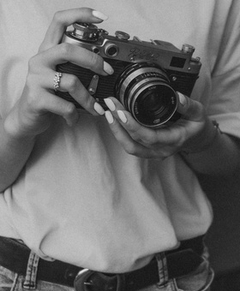
%> input picture TP3/Image_TP3/img_couleur.jpg (cropped and resized to the size of MATLAB's example picture, made grey), 240 x 291 px, given in place of pout.tif, which was not available
$ octave TP4_HALLA-Senia_KAID-Nassima.m   (GNU Octave 9; MATLAB toolbox functions it lacks are replaced by stand-ins)
%> lines starting %> are read from the running program, lines starting %| are printed output that depends on the picture; pictures that were not available may be replaced by others from this repository, and a replacement may not be noted
clc;
close all;
clear all;

imchoisie=imread("pout.tif");
%> imchoisie is the input picture: size 291x240 uint8; min 10, max 232, mean 110.5
imshow(imchoisie);
[r,c]=size(imchoisie);
%> r = 291; c = 240
%% affichage de l'histogramme de l image choisie
%avec la fonction imhist
 figure(1);
imhist(imchoisie);
title("Histogramme avec la fonction imhist")
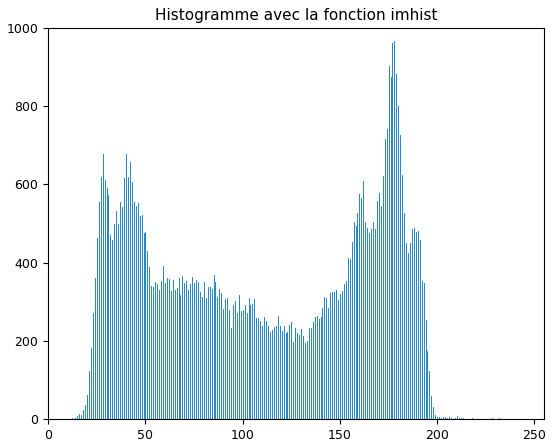
%> figure redrawn from the program's plot data; highest point at x = 178, y = 967
%sans la fonction imhist
 H=zeros(256,1);
 for i=0:255
    H(i+1)=sum(imchoisie(:)==i);
 end
%> after the loop, H = 256 values, max 967 at index 179, min 0 at index 1, mean 272.8
 figure(2);

 bar(0:255,H);
 title("Histogramme sans la fonction imhist")
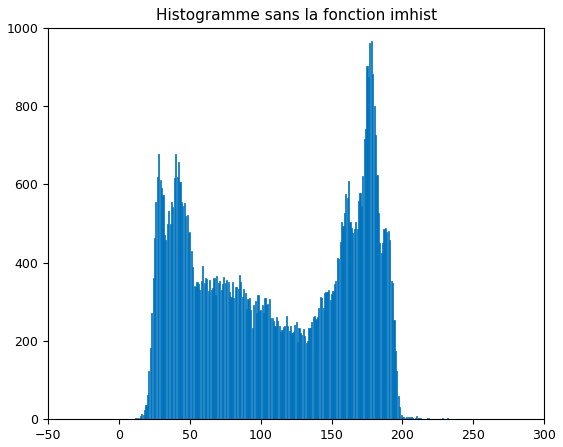
%> figure redrawn from the program's plot data; tallest bar 967 high, from x = 177.6 to 178.4
%% affichage de l'histogramme cummulé
% avec la fonction cumsum
Hc=cumsum(H);
%> Hc = 256 values from 0 to 69840
figure(1);
bar(0:255,Hc);
title("Histogramme Cumulés avec la fonction cumsum")
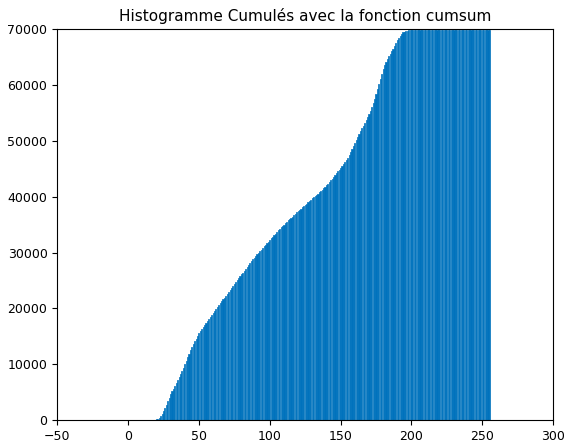
%> figure redrawn from the program's plot data; tallest bar 69840 high, from x = 231.6 to 232.4
%sans la fonction cumsum
Hc=zeros(256,1);
for i=2:256
 Hc(i)=Hc(i-1)+H(i);
end
figure(2);
bar(0:255,Hc);
title("Histogramme Cumulés sans la fonction cumsum")
%> figure, not shown here; tallest bar 69840 high, from x = 231.6 to 232.4
%des exemples d'applications qui montrent l'interet de l histogramme cumulé
% on trouve  dans le domaines de la médecine : les radios et les scanners ex :la reconnaissance de cellules.
%% La Luminance
somme=double(0);
for i=1:r
    for j=1:c
        somme = somme + double(imchoisie(i,j));
    end
end
%> after the loop, somme = 7715565

luminance = somme / (r*c);
%> luminance = 110.5

%% Le contraste
% Formule de michelson
Contraste_michelson=(max(imchoisie(:))-min(imchoisie(:)))/(max(imchoisie(:))+min(imchoisie(:)));
%> Contraste_michelson = 1
% Formule ecart type
contraste_ecart_type = 0;
for i=1:r
  for j=1:c
    contraste_ecart_type = contraste_ecart_type + (double(imchoisie(i,j)) - luminance)^2;
  end
end
%> after the loop, contraste_ecart_type = 218932463.9

contraste_ecart_type = (contraste_ecart_type / (r*c))^0.5;
%> contraste_ecart_type = 55.99
%Commentaire : pas les mm valeurs  pourquoi ?

%% modification sur les histogrammes
% Etirement
%avec la fonction imadjust
im_Etire=imadjust(imchoisie);
 figure ,
 title("Attirement avec la fonction imdjust")
 subplot(221);imshow(imchoisie);title("original");
 subplot(222);plot(imhist(imchoisie));
 subplot(223);imshow(im_Etire);title("Ajuste");
 subplot(224);plot(imhist(im_Etire));
 %commentaire : l'etirement permet d'etaler l'histogramme sur toute les valeurs
 % d'intensité possible, il décroit toute fois la qualité de l'image
 % ==>apparition de  interstices
 %Egalisation
 im_Egalise=histeq(imchoisie);
 figure ,
 subplot(221);imshow(imchoisie);title("original");
 subplot(222);plot(imhist(imchoisie));
 subplot(223);imshow(im_Egalise);title("Apres egalisation");
 subplot(224);plot(imhist(im_Egalise));
 % commentaire :l'egalisation rend les intensité equiprobables il modifie l'histogramme
%de tel sorte a avoir un histogramme plat (plus au moins)
%une image egalisé est de meilleur qualité et visuellement plus plaisante

%comparaison de l'etiremnt et de l'egalisation de l image
figure ,
 subplot(221);imshow(im_Etire);title("Etalé");
 subplot(222);plot(imhist(im_Etire));
 subplot(223);imshow(im_Egalise);title("Apres egalisation");
 subplot(224);plot(imhist(im_Egalise));


clear all ;
%egalisation et etiremnt d' une image de notre choix
im_couleur=imread('./Image_TP3/img_couleur.jpg');
imshow(im_couleur)
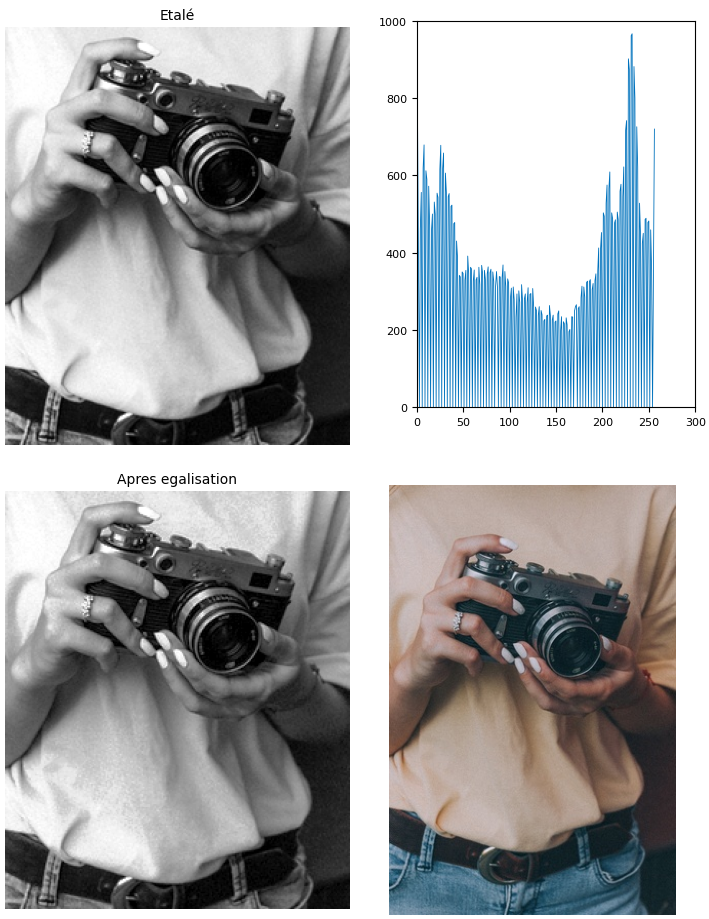
%> figure redrawn from the program's plot data, 4 panels

%etirement
for k=1:3
    im_etale(:,:,k)=imadjust(im_couleur(:,:,k));
end
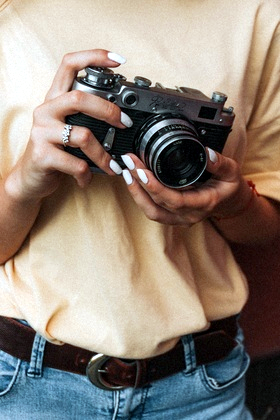
%> im_etale: size 420x280x3 uint8; mean R, G, B 144.1, 132.8, 122.6
  figure,
  title("etirement");
  subplot(321);plot(0:255,imhist(im_couleur(:,:,1)));title("Rouge");
  subplot(323);plot(0:255,imhist(im_couleur(:,:,2)));title("vert");
  subplot(325);plot(0:255,imhist(im_couleur(:,:,3)));title("Bleur");
  subplot(322);plot(0:255,imhist(im_etale(:,:,1)));title("Rouge apres etalement");
  subplot(324);plot(0:255,imhist(im_etale(:,:,2)));title("vert apres etalemnt");
  subplot(326);plot(0:255,imhist(im_etale(:,:,3)));title("Bleu apres etalemnt");

% %egalisation
for k=1:3
    im_egalise(:,:,k)=histeq(im_couleur(:,:,k));
 end
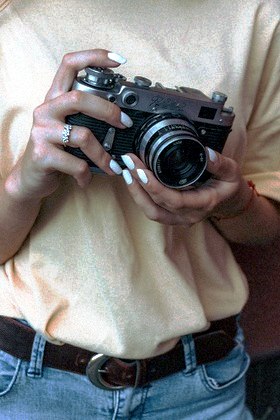
%> im_egalise: size 420x280x3 uint8; mean R, G, B 126.7, 126.5, 126.4
figure,
 title("egalisation");
  subplot(321);plot(0:255,imhist(im_couleur(:,:,1)));title("Rouge");
  subplot(323);plot(0:255,imhist(im_couleur(:,:,2)));title("vert");
  subplot(325);plot(0:255,imhist(im_couleur(:,:,3)));title("Bleu");
  subplot(322);plot(0:255,imhist(im_egalise(:,:,1))); title("Rouge apres egalisation");
  subplot(324);plot(0:255,imhist(im_egalise(:,:,2)));title("vert apres egalisation");
  subplot(326);plot(0:255,imhist(im_egalise(:,:,3)));title("Bleu apres egalisation");
%> after `title("Bleu apres egalisation")`:
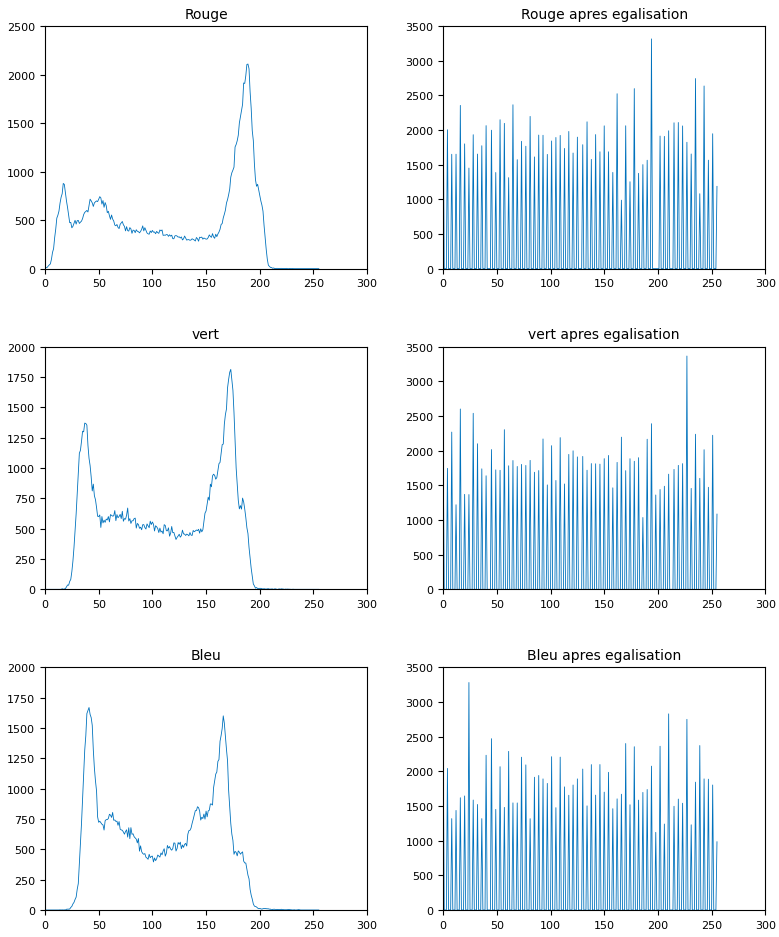
%> figure redrawn from the program's plot data, 6 panels; panel 1: curve peaks at x = 189, y = 2108; panel 2: curve peaks at x = 173, y = 1813; panel 3: curve peaks at x = 41, y = 1669; panel 4: curve peaks at x = 194, y = 3314
 % affichage des images resultantes
 figure,
 subplot(131);imshow(im_couleur);title("image originale")
 subplot(133);imshow(im_egalise);title("image apres egalisation")
 subplot(132);imshow(im_etale);title("image apres etirement")

 clear all
%histogramme conjoint
% L’information mutuelle est issue de la théorie de l'information. Pour deux images données,
% l’information mutuelle permet de mesurer leur ressemblance.
% Le calcul d’information mutuelle de deux images est bas´e sur la densité conjointe de probabilité des niveaux de gris des images. Il est n´ecessaire pour estimer la densit´e conjointe
% de probabilit´e de calculer un histogramme conjoint des niveaux de gris entre ces deux images.
% evaluer la difference entre les deux image
%> (the run ends here)
